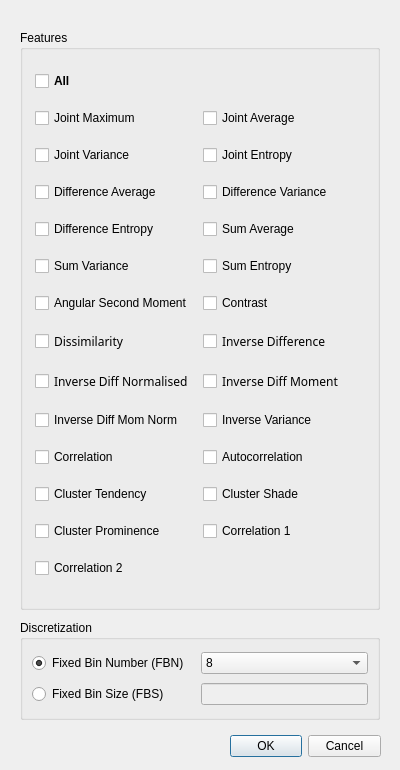
<?xml version="1.0" encoding="UTF-8"?>
<ui version="4.0">
 <class>popup_GLCM</class>
 <widget class="QDialog" name="popup_GLCM">
  <property name="geometry">
   <rect>
    <x>0</x>
    <y>0</y>
    <width>400</width>
    <height>770</height>
   </rect>
  </property>
  <property name="sizePolicy">
   <sizepolicy hsizetype="Preferred" vsizetype="Preferred">
    <horstretch>0</horstretch>
    <verstretch>0</verstretch>
   </sizepolicy>
  </property>
  <property name="windowTitle">
   <string>Set Measurements</string>
  </property>
  <widget class="QDialogButtonBox" name="buttonBox">
   <property name="geometry">
    <rect>
     <x>230</x>
     <y>730</y>
     <width>151</width>
     <height>32</height>
    </rect>
   </property>
   <property name="orientation">
    <enum>Qt::Horizontal</enum>
   </property>
   <property name="standardButtons">
    <set>QDialogButtonBox::Cancel|QDialogButtonBox::Ok</set>
   </property>
   <property name="centerButtons">
    <bool>false</bool>
   </property>
  </widget>
  <widget class="QGroupBox" name="groupBox_Features">
   <property name="geometry">
    <rect>
     <x>20</x>
     <y>30</y>
     <width>360</width>
     <height>580</height>
    </rect>
   </property>
   <property name="title">
    <string>Features</string>
   </property>
   <property name="checkable">
    <bool>false</bool>
   </property>
   <layout class="QGridLayout" name="gridLayout">
    <property name="leftMargin">
     <number>12</number>
    </property>
    <property name="topMargin">
     <number>10</number>
    </property>
    <property name="rightMargin">
     <number>12</number>
    </property>
    <property name="bottomMargin">
     <number>10</number>
    </property>
    <item row="12" column="0">
     <widget class="QCheckBox" name="checkBox_Correlation">
      <property name="enabled">
       <bool>true</bool>
      </property>
      <property name="autoFillBackground">
       <bool>false</bool>
      </property>
      <property name="text">
       <string>Correlation</string>
      </property>
      <property name="checked">
       <bool>false</bool>
      </property>
      <property name="tristate">
       <bool>false</bool>
      </property>
     </widget>
    </item>
    <item row="11" column="0">
     <widget class="QCheckBox" name="checkBox_InverseDiffMomNorm">
      <property name="enabled">
       <bool>true</bool>
      </property>
      <property name="autoFillBackground">
       <bool>false</bool>
      </property>
      <property name="text">
       <string>Inverse Diff Mom Norm</string>
      </property>
      <property name="checked">
       <bool>false</bool>
      </property>
      <property name="tristate">
       <bool>false</bool>
      </property>
     </widget>
    </item>
    <item row="10" column="0">
     <widget class="QCheckBox" name="checkBox_InverseDiffNorm">
      <property name="enabled">
       <bool>true</bool>
      </property>
      <property name="font">
       <font>
        <family>굴림</family>
        <pointsize>9</pointsize>
       </font>
      </property>
      <property name="autoFillBackground">
       <bool>false</bool>
      </property>
      <property name="text">
       <string>Inverse Diff Normalised</string>
      </property>
      <property name="checked">
       <bool>false</bool>
      </property>
      <property name="tristate">
       <bool>false</bool>
      </property>
     </widget>
    </item>
    <item row="11" column="1">
     <widget class="QCheckBox" name="checkBox_InverseVariance">
      <property name="enabled">
       <bool>true</bool>
      </property>
      <property name="autoFillBackground">
       <bool>false</bool>
      </property>
      <property name="text">
       <string>Inverse Variance</string>
      </property>
      <property name="checked">
       <bool>false</bool>
      </property>
      <property name="tristate">
       <bool>false</bool>
      </property>
     </widget>
    </item>
    <item row="9" column="1">
     <widget class="QCheckBox" name="checkBox_InverseDiff">
      <property name="enabled">
       <bool>true</bool>
      </property>
      <property name="font">
       <font>
        <family>굴림</family>
        <pointsize>9</pointsize>
       </font>
      </property>
      <property name="acceptDrops">
       <bool>false</bool>
      </property>
      <property name="autoFillBackground">
       <bool>false</bool>
      </property>
      <property name="text">
       <string>Inverse Difference</string>
      </property>
      <property name="checked">
       <bool>false</bool>
      </property>
      <property name="tristate">
       <bool>false</bool>
      </property>
     </widget>
    </item>
    <item row="6" column="1">
     <widget class="QCheckBox" name="checkBox_SumAverage">
      <property name="enabled">
       <bool>true</bool>
      </property>
      <property name="text">
       <string>Sum Average</string>
      </property>
      <property name="checked">
       <bool>false</bool>
      </property>
     </widget>
    </item>
    <item row="14" column="1">
     <widget class="QCheckBox" name="checkBox_FirstMCorrelation">
      <property name="enabled">
       <bool>true</bool>
      </property>
      <property name="autoFillBackground">
       <bool>false</bool>
      </property>
      <property name="text">
       <string>Correlation 1</string>
      </property>
      <property name="checked">
       <bool>false</bool>
      </property>
      <property name="tristate">
       <bool>false</bool>
      </property>
     </widget>
    </item>
    <item row="14" column="0">
     <widget class="QCheckBox" name="checkBox_ClusterProminence">
      <property name="enabled">
       <bool>true</bool>
      </property>
      <property name="autoFillBackground">
       <bool>false</bool>
      </property>
      <property name="text">
       <string>Cluster Prominence</string>
      </property>
      <property name="checked">
       <bool>false</bool>
      </property>
      <property name="tristate">
       <bool>false</bool>
      </property>
     </widget>
    </item>
    <item row="7" column="0">
     <widget class="QCheckBox" name="checkBox_SumVariance">
      <property name="enabled">
       <bool>true</bool>
      </property>
      <property name="autoFillBackground">
       <bool>false</bool>
      </property>
      <property name="text">
       <string>Sum Variance</string>
      </property>
      <property name="checked">
       <bool>false</bool>
      </property>
      <property name="tristate">
       <bool>false</bool>
      </property>
     </widget>
    </item>
    <item row="12" column="1">
     <widget class="QCheckBox" name="checkBox_Autocorrelation">
      <property name="enabled">
       <bool>true</bool>
      </property>
      <property name="autoFillBackground">
       <bool>false</bool>
      </property>
      <property name="text">
       <string>Autocorrelation</string>
      </property>
      <property name="checked">
       <bool>false</bool>
      </property>
      <property name="tristate">
       <bool>false</bool>
      </property>
     </widget>
    </item>
    <item row="8" column="0">
     <widget class="QCheckBox" name="checkBox_AngSecMoment">
      <property name="enabled">
       <bool>true</bool>
      </property>
      <property name="autoFillBackground">
       <bool>false</bool>
      </property>
      <property name="text">
       <string>Angular Second Moment</string>
      </property>
      <property name="checked">
       <bool>false</bool>
      </property>
      <property name="tristate">
       <bool>false</bool>
      </property>
     </widget>
    </item>
    <item row="7" column="1">
     <widget class="QCheckBox" name="checkBox_SumEntropy">
      <property name="enabled">
       <bool>true</bool>
      </property>
      <property name="text">
       <string>Sum Entropy</string>
      </property>
      <property name="checkable">
       <bool>true</bool>
      </property>
      <property name="checked">
       <bool>false</bool>
      </property>
      <property name="tristate">
       <bool>false</bool>
      </property>
     </widget>
    </item>
    <item row="2" column="1">
     <widget class="QCheckBox" name="checkBox_JointEntropy">
      <property name="enabled">
       <bool>true</bool>
      </property>
      <property name="text">
       <string>Joint Entropy</string>
      </property>
      <property name="checked">
       <bool>false</bool>
      </property>
     </widget>
    </item>
    <item row="1" column="0">
     <widget class="QCheckBox" name="checkBox_JointMaximum">
      <property name="autoFillBackground">
       <bool>false</bool>
      </property>
      <property name="text">
       <string>Joint Maximum</string>
      </property>
      <property name="checked">
       <bool>false</bool>
      </property>
      <property name="tristate">
       <bool>false</bool>
      </property>
     </widget>
    </item>
    <item row="1" column="1">
     <widget class="QCheckBox" name="checkBox_JointAverage">
      <property name="enabled">
       <bool>true</bool>
      </property>
      <property name="text">
       <string>Joint Average</string>
      </property>
      <property name="checkable">
       <bool>true</bool>
      </property>
      <property name="checked">
       <bool>false</bool>
      </property>
      <property name="tristate">
       <bool>false</bool>
      </property>
     </widget>
    </item>
    <item row="6" column="0">
     <widget class="QCheckBox" name="checkBox_DifferenceEntropy">
      <property name="enabled">
       <bool>true</bool>
      </property>
      <property name="text">
       <string>Difference Entropy</string>
      </property>
      <property name="checked">
       <bool>false</bool>
      </property>
     </widget>
    </item>
    <item row="5" column="1">
     <widget class="QCheckBox" name="checkBox_DifferenceVariance">
      <property name="enabled">
       <bool>true</bool>
      </property>
      <property name="text">
       <string>Difference Variance</string>
      </property>
      <property name="checked">
       <bool>false</bool>
      </property>
     </widget>
    </item>
    <item row="2" column="0">
     <widget class="QCheckBox" name="checkBox_JointVariance">
      <property name="enabled">
       <bool>true</bool>
      </property>
      <property name="text">
       <string>Joint Variance</string>
      </property>
     </widget>
    </item>
    <item row="10" column="1">
     <widget class="QCheckBox" name="checkBox_InverseDiffMom">
      <property name="enabled">
       <bool>true</bool>
      </property>
      <property name="font">
       <font>
        <family>굴림</family>
        <pointsize>9</pointsize>
       </font>
      </property>
      <property name="autoFillBackground">
       <bool>false</bool>
      </property>
      <property name="text">
       <string>Inverse Diff Moment</string>
      </property>
      <property name="checked">
       <bool>false</bool>
      </property>
      <property name="tristate">
       <bool>false</bool>
      </property>
     </widget>
    </item>
    <item row="8" column="1">
     <widget class="QCheckBox" name="checkBox_Contrast">
      <property name="enabled">
       <bool>true</bool>
      </property>
      <property name="autoFillBackground">
       <bool>false</bool>
      </property>
      <property name="text">
       <string>Contrast</string>
      </property>
      <property name="checked">
       <bool>false</bool>
      </property>
      <property name="tristate">
       <bool>false</bool>
      </property>
     </widget>
    </item>
    <item row="13" column="1">
     <widget class="QCheckBox" name="checkBox_ClusterShade">
      <property name="enabled">
       <bool>true</bool>
      </property>
      <property name="autoFillBackground">
       <bool>false</bool>
      </property>
      <property name="text">
       <string>Cluster Shade</string>
      </property>
      <property name="checked">
       <bool>false</bool>
      </property>
      <property name="tristate">
       <bool>false</bool>
      </property>
     </widget>
    </item>
    <item row="13" column="0">
     <widget class="QCheckBox" name="checkBox_ClusterTendency">
      <property name="enabled">
       <bool>true</bool>
      </property>
      <property name="autoFillBackground">
       <bool>false</bool>
      </property>
      <property name="text">
       <string>Cluster Tendency</string>
      </property>
      <property name="checked">
       <bool>false</bool>
      </property>
      <property name="tristate">
       <bool>false</bool>
      </property>
     </widget>
    </item>
    <item row="15" column="0">
     <widget class="QCheckBox" name="checkBox_SecondMCorrelation">
      <property name="enabled">
       <bool>true</bool>
      </property>
      <property name="autoFillBackground">
       <bool>false</bool>
      </property>
      <property name="text">
       <string>Correlation 2</string>
      </property>
      <property name="checked">
       <bool>false</bool>
      </property>
      <property name="tristate">
       <bool>false</bool>
      </property>
     </widget>
    </item>
    <item row="5" column="0">
     <widget class="QCheckBox" name="checkBox_DifferenceAverage">
      <property name="enabled">
       <bool>true</bool>
      </property>
      <property name="text">
       <string>Difference Average</string>
      </property>
      <property name="checked">
       <bool>false</bool>
      </property>
     </widget>
    </item>
    <item row="9" column="0">
     <widget class="QCheckBox" name="checkBox_Dissimilarity">
      <property name="enabled">
       <bool>true</bool>
      </property>
      <property name="font">
       <font>
        <family>굴림</family>
        <pointsize>9</pointsize>
       </font>
      </property>
      <property name="autoFillBackground">
       <bool>false</bool>
      </property>
      <property name="text">
       <string>Dissimilarity</string>
      </property>
      <property name="checked">
       <bool>false</bool>
      </property>
      <property name="tristate">
       <bool>false</bool>
      </property>
     </widget>
    </item>
    <item row="0" column="0">
     <widget class="QCheckBox" name="checkBox_All">
      <property name="enabled">
       <bool>true</bool>
      </property>
      <property name="font">
       <font>
        <weight>75</weight>
        <bold>true</bold>
        <underline>false</underline>
        <kerning>true</kerning>
       </font>
      </property>
      <property name="autoFillBackground">
       <bool>false</bool>
      </property>
      <property name="text">
       <string>All</string>
      </property>
      <property name="checked">
       <bool>false</bool>
      </property>
      <property name="tristate">
       <bool>false</bool>
      </property>
     </widget>
    </item>
   </layout>
  </widget>
  <widget class="QGroupBox" name="groupBox">
   <property name="geometry">
    <rect>
     <x>20</x>
     <y>620</y>
     <width>360</width>
     <height>100</height>
    </rect>
   </property>
   <property name="title">
    <string>Discretization</string>
   </property>
   <layout class="QGridLayout" name="gridLayout_4">
    <item row="2" column="1">
     <widget class="QLineEdit" name="lineEdit_sBin">
      <property name="enabled">
       <bool>false</bool>
      </property>
     </widget>
    </item>
    <item row="0" column="1">
     <widget class="QComboBox" name="comboBox_nBins">
      <property name="sizePolicy">
       <sizepolicy hsizetype="Preferred" vsizetype="Fixed">
        <horstretch>0</horstretch>
        <verstretch>0</verstretch>
       </sizepolicy>
      </property>
      <property name="currentText">
       <string>8</string>
      </property>
      <property name="maxVisibleItems">
       <number>5</number>
      </property>
      <property name="maxCount">
       <number>64</number>
      </property>
      <property name="sizeAdjustPolicy">
       <enum>QComboBox::AdjustToContentsOnFirstShow</enum>
      </property>
      <property name="iconSize">
       <size>
        <width>16</width>
        <height>16</height>
       </size>
      </property>
      <item>
       <property name="text">
        <string>8</string>
       </property>
      </item>
      <item>
       <property name="text">
        <string>16</string>
       </property>
      </item>
      <item>
       <property name="text">
        <string>32</string>
       </property>
      </item>
      <item>
       <property name="text">
        <string>64</string>
       </property>
      </item>
     </widget>
    </item>
    <item row="0" column="0">
     <widget class="QRadioButton" name="radioButton_FBN">
      <property name="text">
       <string>Fixed Bin Number (FBN)  </string>
      </property>
      <property name="checked">
       <bool>true</bool>
      </property>
     </widget>
    </item>
    <item row="2" column="0">
     <widget class="QRadioButton" name="radioButton_FBS">
      <property name="text">
       <string>Fixed Bin Size (FBS)</string>
      </property>
     </widget>
    </item>
   </layout>
  </widget>
 </widget>
 <resources/>
 <connections>
  <connection>
   <sender>buttonBox</sender>
   <signal>accepted()</signal>
   <receiver>popup_GLCM</receiver>
   <slot>accept()</slot>
   <hints>
    <hint type="sourcelabel">
     <x>248</x>
     <y>254</y>
    </hint>
    <hint type="destinationlabel">
     <x>157</x>
     <y>274</y>
    </hint>
   </hints>
  </connection>
  <connection>
   <sender>buttonBox</sender>
   <signal>rejected()</signal>
   <receiver>popup_GLCM</receiver>
   <slot>reject()</slot>
   <hints>
    <hint type="sourcelabel">
     <x>316</x>
     <y>260</y>
    </hint>
    <hint type="destinationlabel">
     <x>286</x>
     <y>274</y>
    </hint>
   </hints>
  </connection>
 </connections>
</ui>
